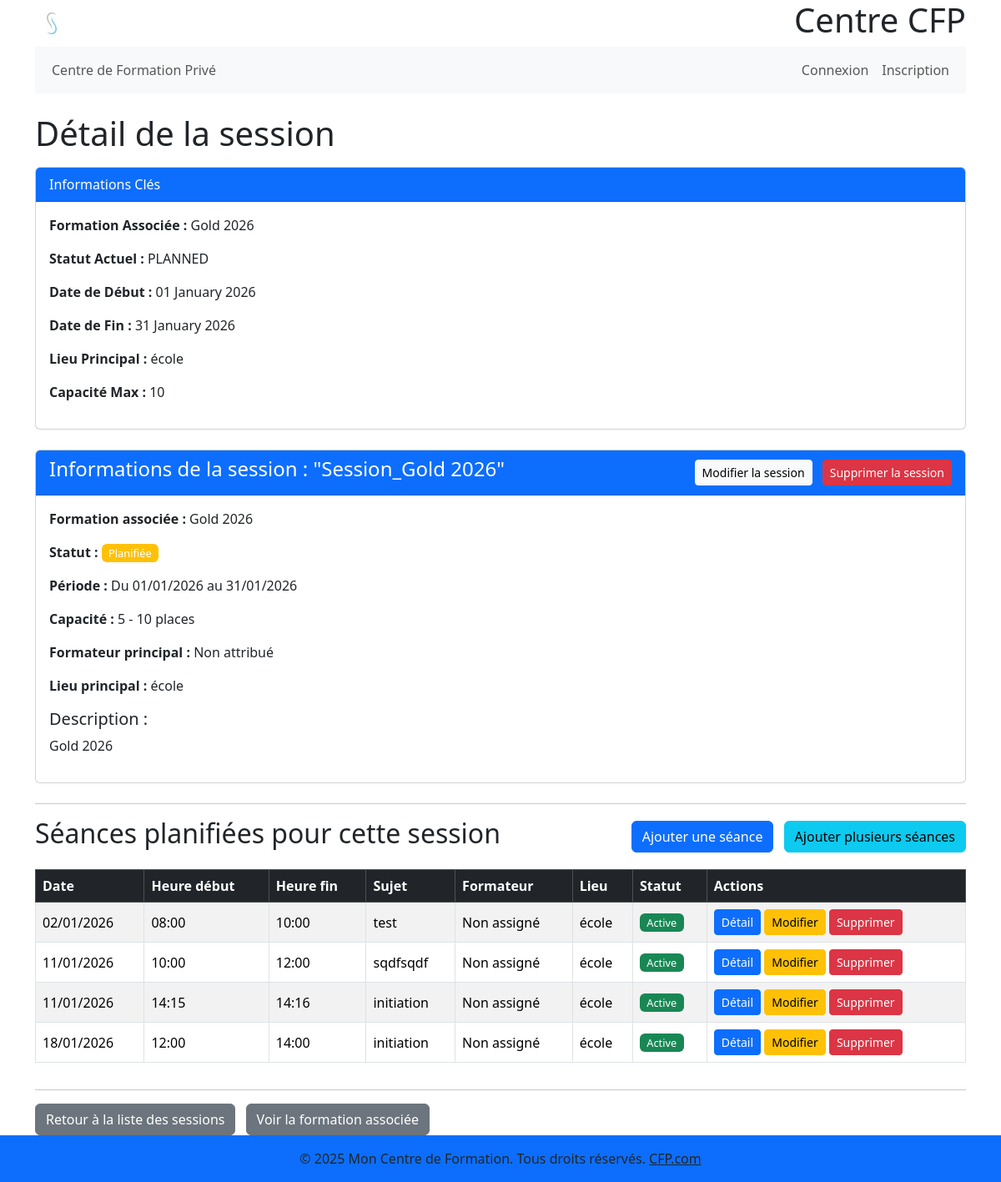
Screenshot of /formations/session/1/ with the database file from the repository.
### gestion_formations/models.py (models this page shows, shortened)
class Session(models.Model):
    statut = models.CharField(max_length=50, choices=SessionStatus.choices,
                              default=SessionStatus.PLANNED, verbose_name=_("Statut de la session"))
    formation = models.ForeignKey(Formation, on_delete=models.CASCADE, related_name='sessions', verbose_name=_(
        "Formation"))  # Si la formation est supprimée, ses sessions le sont aussi
    nom_session = models.CharField(
        max_length=255, verbose_name=_("Nom de la session"))
    date_debut_session = models.DateField(verbose_name=_(
        "Date de début de la session"))  # Période générale
    date_fin_session = models.DateField(verbose_name=_(
        "Date de fin de la session"))   # Période générale
    capacite_max = models.PositiveIntegerField(
        verbose_name=_("Capacité maximale"))
    instructor_principal = models.ForeignKey(CustomUser, on_delete=models.SET_NULL, null=True,
                                             blank=True, related_name='sessions_principales', verbose_name=_("Formateur principal"))
    lieu = models.CharField(max_length=255, blank=True,
                            null=True, verbose_name=_("Lieu de la session"))
    description = models.TextField(
        blank=True, null=True, verbose_name=_("Description de la session"))
    capacite_min = models.PositiveIntegerField(
        blank=True, null=True, verbose_name=_("Capacité minimale"))
    class Meta:
        verbose_name = _("Session")
        verbose_name_plural = _("Sessions")
        ordering = ['date_debut_session']

class Formation(models.Model):  # cours
    nom = models.CharField(
        max_length=255, verbose_name=_("Nom de la formation"))
    description = models.TextField(
        blank=True, null=True, verbose_name=_("Description"))
    duree_heures = models.PositiveIntegerField(blank=True, null=True, verbose_name=_(
        "Durée totale en heures"))  # Durée totale estimée de la formation
    objectifs = models.TextField(
        blank=True, null=True, verbose_name=_("Objectifs"))
    prerequis = models.TextField(
        blank=True, null=True, verbose_name=_("Prérequis"))
    est_active = models.BooleanField(
        default=True, verbose_name=_("Est active"))
    date_debut_formation = models.DateField(
        blank=True,
        null=True,
        verbose_name=_("Date de début de la formation")
    )
    date_fin_formation = models.DateField(
        blank=True,
        null=True,
        verbose_name=_("Date de fin de la formation")
    )
    class Meta:
        verbose_name = _("Formation")
        verbose_name_plural = _("Formations")

class Seance(models.Model):
    session = models.ForeignKey(
        'Session',
        on_delete=models.CASCADE,
        related_name='seances',
        verbose_name=_("Session")
    )
    date = models.DateField(verbose_name=_("Date de la séance"))
    heure_debut = models.TimeField(verbose_name=_("Heure de début"))
    heure_fin = models.TimeField(verbose_name=_("Heure de fin"))
    instructor = models.ForeignKey(
        CustomUser,
        on_delete=models.SET_NULL,
        null=True,
        blank=True,
        related_name='seances_enseignees',
        verbose_name=_("Formateur de la séance")
    )
    room = models.ForeignKey(
        Room,
        on_delete=models.SET_NULL,
        null=True,
        blank=True,
        related_name='seances',
        verbose_name=_("Salle")
    )
    sujet_aborde = models.CharField(
        max_length=255,
        blank=True,
        null=True,
        verbose_name=_("Sujet abordé")
    )
    est_annulee = models.BooleanField(
        default=False,
        verbose_name=_("Séance annulée")
    )
    note_seance = models.TextField(
        blank=True,
        null=True,
        verbose_name=_("Notes de la séance")
    )
    created_at = models.DateTimeField(
        auto_now_add=True,
        verbose_name=_("Date de création")
    )
    updated_at = models.DateTimeField(
        auto_now=True,
        verbose_name=_("Dernière modification")
    )
    created_by = models.ForeignKey(
        CustomUser,
        on_delete=models.SET_NULL,
        null=True,
        blank=True,
        verbose_name=_("Créé par"),
        related_name='seances_crees'
    )
    class Meta:
        verbose_name = _("Séance")
        verbose_name_plural = _("Séances")
        ordering = ['date', 'heure_debut']
        constraints = [
            models.UniqueConstraint(
                fields=['session', 'date', 'heure_debut'],
                name='unique_seance_time_per_session'
            ),
            models.CheckConstraint(
                check=models.Q(heure_fin__gt=models.F('heure_debut')),
                name='heure_fin_apres_debut'
            )
        ]

### gestion_formations/views.py (the view)
# urls.py: path('session/<int:pk>/', views.SessionDetailView.as_view(),
class SessionDetailView(DetailView):
    model = Session
    template_name = 'gestion_formations/session_detail.html'
    context_object_name = 'session'
    def get_context_data(self, **kwargs):
        context = super().get_context_data(**kwargs)
        context['seances'] = self.object.seances.all().order_by('date',
                                                                'heure_debut')
        return context

### gestion_formations/templates/gestion_formations/session_detail.html (shortened to what this page needs)
{% extends 'base.html' %}
{% block content %}
  <div class="container mt-4">
    <h1 class="mb-3">Détail de la session</h1>
    <div class="card mb-4">
      <div class="card-header bg-primary text-white">Informations Clés</div>
      <div class="card-body">
        <p>
          <strong>Formation Associée :</strong> {{ session.formation.nom }}
        </p>
        <p>
          <strong>Statut Actuel :</strong> {{ session.statut }}
        </p>
        <p>
          <strong>Date de Début :</strong>
          {{ session.date_debut_session|date:'d F Y' }}
        </p>
        <p>
          <strong>Date de Fin :</strong>
          {{ session.date_fin_session|date:'d F Y' }}
        </p>
        <p>
          <strong>Lieu Principal :</strong> {{ session.lieu }}
        </p>
        <p>
          <strong>Capacité Max :</strong> {{ session.capacite_max }}
        </p>
      </div>
    </div>
    <div class="card mb-4">
      <div class="card-header bg-primary text-white">
        <div class="d-flex justify-content-between align-items-center">
          <h4>Informations de la session : "{{ session.nom_session }}"</h4>
          <div>
            <a href="{% url 'gestion_formations:session_update' pk=session.pk %}" class="btn btn-sm btn-light me-2">Modifier la session</a>
            <a href="{% url 'gestion_formations:session_delete' pk=session.pk %}" class="btn btn-sm btn-danger" onclick="return confirm('Confirmer la suppression de cette session ?');">Supprimer la session</a>
          </div>
        </div>
      </div>
      <div class="card-body">
        <p>
          <strong>Formation associée :</strong> {{ session.formation.nom }}
        </p>
        <p>
          <strong>Statut :</strong>
          <span class="badge {% if session.statut == 'IN_PROGRESS' %}
              bg-success
            {% elif session.statut == 'COMPLETED' %}
              bg-secondary
            {% elif session.statut == 'CANCELLED' %}
              bg-danger
            {% else %}
              bg-warning
            {% endif %}">
            {{ session.get_statut_display }}
          </span>
        </p>
        <p>
          <strong>Période :</strong> Du {{ session.date_debut_session|date:'d/m/Y' }} au {{ session.date_fin_session|date:'d/m/Y' }}
        </p>
        <p>
          <strong>Capacité :</strong> {{ session.capacite_min|default:'N/A' }} -
          {{ session.capacite_max }} places
        </p>
        <p>
          <strong>Formateur principal :</strong>
          {% if session.instructor_principal and session.instructor_principal.user %}
            {{ session.instructor_principal.user.get_full_name|default:session.instructor_principal.user.username }}
          {% else %}
            Non attribué
          {% endif %}
        </p>
        <p>
          <strong>Lieu principal :</strong> {{ session.lieu|default:'Non spécifié' }}
        </p>
        {% if session.description %}
          <h5>Description :</h5>
          <p>{{ session.description|linebreaksbr }}</p>
        {% endif %}
      </div>
    </div>
    <hr />
    <div class="d-flex justify-content-between align-items-center mb-3">
      <h2>Séances planifiées pour cette session</h2>
      <div>
        <a href="{% url 'gestion_formations:seance_create' session_pk=session.pk %}" class="btn btn-primary me-2">Ajouter une séance</a>
        <a href="{% url 'gestion_formations:seance_create_multiple' session_pk=session.pk %}" class="btn btn-info">Ajouter plusieurs séances</a>
      </div>
    </div>
    {% if seances %}
      <div class="table-responsive">
        <table class="table table-bordered table-striped align-middle">
          <thead class="table-dark">
            <tr>
              <th>Date</th>
              <th>Heure début</th>
              <th>Heure fin</th>
              <th>Sujet</th>
              <th>Formateur</th>
              <th>Lieu</th>
              <th>Statut</th>
              <th>Actions</th>
            </tr>
          </thead>
          <tbody>
            {% for seance in seances %}
              <tr>
                <td>{{ seance.date|date:'d/m/Y' }}</td>
                <td>{{ seance.heure_debut|time:'H:i' }}</td>
                <td>{{ seance.heure_fin|time:'H:i' }}</td>
                <td>{{ seance.sujet_aborde|default:'-' }}</td>
                <td>
                  {% if seance.instructor and seance.instructor.user %}
                    {{ seance.instructor.user.get_full_name|default:seance.instructor.user.username }}
                  {% elif seance.session.instructor_principal and seance.session.instructor_principal.user %}
                    {{ seance.session.instructor_principal.user.get_full_name|default:seance.session.instructor_principal.user.username }} (Formateur principal)
                  {% else %}
                    Non assigné
                  {% endif %}
                </td>
                <td>{{ seance.lieu_seance|default:seance.session.lieu|default:'-' }}</td>
                <td>
                  <span class="badge {% if seance.est_annulee %}
                      bg-danger
                    {% else %}
                      bg-success
                    {% endif %}">
                    {% if seance.est_annulee %}
                      Annulée
                    {% else %}
                      Active
                    {% endif %}
                  </span>
                </td>
                <td>
                  <a href="{% url 'gestion_formations:seance_detail' session_pk=session.pk pk=seance.pk %}" class="btn btn-primary btn-sm">Détail</a>
                  <a href="{% url 'gestion_formations:seance_update' session_pk=seance.session.pk pk=seance.pk %}" class="btn btn-warning btn-sm">Modifier</a>
                  <a href="{% url 'gestion_formations:seance_delete' session_pk=seance.session.pk pk=seance.pk %}" class="btn btn-sm btn-danger" onclick="return confirm('Confirmer la suppression de cette séance ?');">Supprimer</a>
                </td>
              </tr>
            {% endfor %}
          </tbody>
        </table>
      </div>
    {% else %}
      <p class="text-muted">Aucune séance n'est encore planifiée pour cette session.</p>
    {% endif %}
    <hr />
    <div class="mt-3">
      <a href="{% url 'gestion_formations:session_list' %}" class="btn btn-secondary">Retour à la liste des sessions</a>
      <a href="{% url 'gestion_formations:formation_detail' pk=session.formation.pk %}" class="btn btn-secondary ms-2">Voir la formation associée</a>
    </div>
  </div>
{% endblock %}

### static/css/styles.css (style rules this page uses)
.badge { font-size: 0.8em; font-weight: 500; padding: 0.35em 0.65em; }

### rows the page displays
Session: formation.nom "Gold 2026", statut "PLANNED", date_debut_session "01 January 2026", date_fin_session "31 January 2026", lieu "école", capacite_max "10", nom_session "Session_Gold 2026", statut "Planifiée", date_debut_session "01/01/2026", date_fin_session "31/01/2026", capacite_min "5", description "Gold 2026"
Seance: date "02/01/2026", heure_debut "08:00", heure_fin "10:00", sujet_aborde "test", shows "Non assigné", lieu_seance "école", est_annulee "Active"
Seance: date "11/01/2026", heure_debut "10:00", heure_fin "12:00", sujet_aborde "sqdfsqdf", shows "Non assigné", lieu_seance "école", est_annulee "Active"
Seance: date "11/01/2026", heure_debut "14:15", heure_fin "14:16", sujet_aborde "initiation", shows "Non assigné", lieu_seance "école", est_annulee "Active"
Seance: date "18/01/2026", heure_debut "12:00", heure_fin "14:00", sujet_aborde "initiation", shows "Non assigné", lieu_seance "école", est_annulee "Active"
